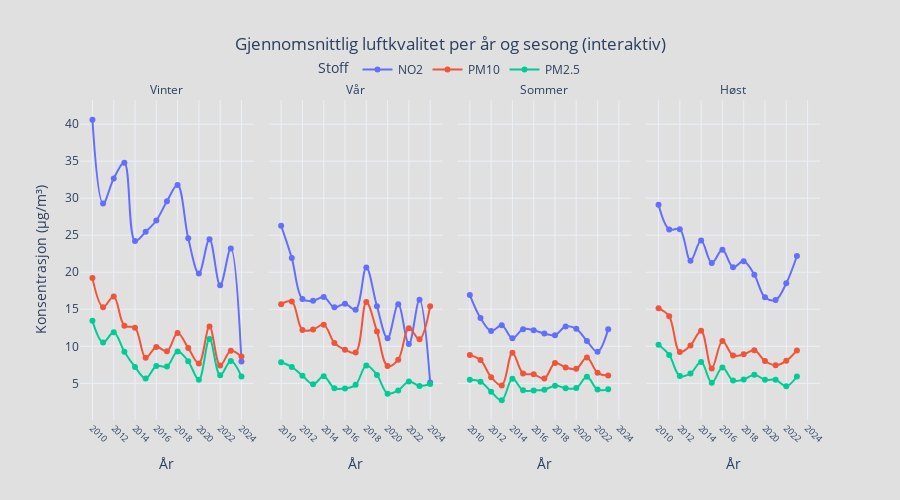

Here is the notebook cell this chart was saved with:
### Markdown cell above
#### **Figur 7: Årlig Utvikling i Luftkvalitet per Sesong (Interaktiv)**

Denne figuren viser en interaktiv tidsserie av gjennomsnittlig luftkvaliteten fra 2010 til 2024, delt opp i fire paneler – ett for hver sesong. Den viser gjennomsnittlig nivå av NO₂, PM10 og PM2.5 hvert år. Dette gir en detaljert oversikt over hvordan luftforurensningen har utviklet seg år for år, sesong for sesong.

**Figurens formål:**
* Følge utviklingen av de tre forurensningskomponentene over tid.
* Sammenligne trendene i de ulike sesongene.
* Se hvordan nivåene av NO₂, PM10 og PM2.5 henger sammen innen hver sesong over årene.


- **Lesbarhet:** Brukeren kan enkelt navigere og hente ut detaljer fra ulike perioder.
- **Estetikk:** Interaktiv layout og fargebruk gir oversikt og dybde.
- **Formidling:** Fremhever tydelige sesongvariasjoner og gir god støtte til analysen av typiske og ekstreme verdier.

### Code cell
from data_visualizations.nilu_visualization.interactive_seasonal import plot_seasonal_air_quality
plot_seasonal_air_quality("../data/clean/cleaned_data_nilu.json")

### Figure 1 — Plotly figure (JSON) as saved in the notebook; plotly's stock layout.template omitted (floating-point values rounded to 4 significant figures)
{"data": [{"hovertemplate": "Pollutant=NO2<br>season=Vinter<br>År=%{x}<br>Konsentrasjon (µg/m³)=%{y}<extra></extra>", "legendgroup": "NO2", "line": {"color": "#636efa", "dash": "solid", "shape": "spline"}, "marker": {"symbol": "circle"}, "mode": "lines+markers", "name": "NO2", "orientation": "v", "showlegend": true, "type": "scatter", "x": [2010.0, 2011.0, 2012.0, 2013.0, 2014.0, 2015.0, 2016.0, 2017.0, 2018.0, 2019.0, 2020.0, 2021.0, 2022.0, 2023.0, 2024.0], "xaxis": "x", "y": [40.6, 29.28, 32.68, 34.79, 24.21, 25.46, 26.99, 29.59, 31.79, 24.58, 19.83, 24.47, 18.24, 23.22, 7.938], "yaxis": "y"}, {"hovertemplate": "Pollutant=PM10<br>season=Vinter<br>År=%{x}<br>Konsentrasjon (µg/m³)=%{y}<extra></extra>", "legendgroup": "PM10", "line": {"color": "#EF553B", "dash": "solid", "shape": "spline"}, "marker": {"symbol": "circle"}, "mode": "lines+markers", "name": "PM10", "orientation": "v", "showlegend": true, "type": "scatter", "x": [2010.0, 2011.0, 2012.0, 2013.0, 2014.0, 2015.0, 2016.0, 2017.0, 2018.0, 2019.0, 2020.0, 2021.0, 2022.0, 2023.0, 2024.0], "xaxis": "x", "y": [19.21, 15.29, 16.74, 12.78, 12.52, 8.448, 9.921, 9.328, 11.81, 9.789, 7.681, 12.68, 7.396, 9.4, 8.619], "yaxis": "y"}, {"hovertemplate": "Pollutant=PM2.5<br>season=Vinter<br>År=%{x}<br>Konsentrasjon (µg/m³)=%{y}<extra></extra>", "legendgroup": "PM2.5", "line": {"color": "#00cc96", "dash": "solid", "shape": "spline"}, "marker": {"symbol": "circle"}, "mode": "lines+markers", "name": "PM2.5", "orientation": "v", "showlegend": true, "type": "scatter", "x": [2010.0, 2011.0, 2012.0, 2013.0, 2014.0, 2015.0, 2016.0, 2017.0, 2018.0, 2019.0, 2020.0, 2021.0, 2022.0, 2023.0, 2024.0], "xaxis": "x", "y": [13.44, 10.52, 11.9, 9.274, 7.213, 5.66, 7.343, 7.288, 9.308, 7.982, 5.476, 10.99, 6.09, 8.005, 5.925], "yaxis": "y"}, {"hovertemplate": "Pollutant=NO2<br>season=Vår<br>År=%{x}<br>Konsentrasjon (µg/m³)=%{y}<extra></extra>", "legendgroup": "NO2", "line": {"color": "#636efa", "dash": "solid", "shape": "spline"}, "marker": {"symbol": "circle"}, "mode": "lines+markers", "name": "NO2", "orientation": "v", "showlegend": false, "type": "scatter", "x": [2010.0, 2011.0, 2012.0, 2013.0, 2014.0, 2015.0, 2016.0, 2017.0, 2018.0, 2019.0, 2020.0, 2021.0, 2022.0, 2023.0, 2024.0], "xaxis": "x2", "y": [26.28, 21.91, 16.38, 16.15, 16.65, 15.26, 15.76, 14.95, 20.66, 15.41, 11.07, 15.67, 10.3, 16.28, 5.11], "yaxis": "y2"}, {"hovertemplate": "Pollutant=PM10<br>season=Vår<br>År=%{x}<br>Konsentrasjon (µg/m³)=%{y}<extra></extra>", "legendgroup": "PM10", "line": {"color": "#EF553B", "dash": "solid", "shape": "spline"}, "marker": {"symbol": "circle"}, "mode": "lines+markers", "name": "PM10", "orientation": "v", "showlegend": false, "type": "scatter", "x": [2010.0, 2011.0, 2012.0, 2013.0, 2014.0, 2015.0, 2016.0, 2017.0, 2018.0, 2019.0, 2020.0, 2021.0, 2022.0, 2023.0, 2024.0], "xaxis": "x2", "y": [15.68, 16.06, 12.22, 12.26, 12.92, 10.46, 9.528, 9.157, 15.99, 12.02, 7.34, 8.202, 12.45, 10.96, 15.41], "yaxis": "y2"}, {"hovertemplate": "Pollutant=PM2.5<br>season=Vår<br>År=%{x}<br>Konsentrasjon (µg/m³)=%{y}<extra></extra>", "legendgroup": "PM2.5", "line": {"color": "#00cc96", "dash": "solid", "shape": "spline"}, "marker": {"symbol": "circle"}, "mode": "lines+markers", "name": "PM2.5", "orientation": "v", "showlegend": false, "type": "scatter", "x": [2010.0, 2011.0, 2012.0, 2013.0, 2014.0, 2015.0, 2016.0, 2017.0, 2018.0, 2019.0, 2020.0, 2021.0, 2022.0, 2023.0, 2024.0], "xaxis": "x2", "y": [7.849, 7.205, 6.042, 4.863, 5.957, 4.341, 4.311, 4.793, 7.418, 6.14, 3.611, 4.047, 5.257, 4.651, 4.905], "yaxis": "y2"}, {"hovertemplate": "Pollutant=NO2<br>season=Sommer<br>År=%{x}<br>Konsentrasjon (µg/m³)=%{y}<extra></extra>", "legendgroup": "NO2", "line": {"color": "#636efa", "dash": "solid", "shape": "spline"}, "marker": {"symbol": "circle"}, "mode": "lines+markers", "name": "NO2", "orientation": "v", "showlegend": false, "type": "scatter", "x": [2010.0, 2011.0, 2012.0, 2013.0, 2014.0, 2015.0, 2016.0, 2017.0, 2018.0, 2019.0, 2020.0, 2021.0, 2022.0, 2023.0], "xaxis": "x3", "y": [16.93, 13.83, 12.07, 12.83, 11.08, 12.32, 12.17, 11.71, 11.51, 12.68, 12.36, 10.72, 9.263, 12.32], "yaxis": "y3"}, {"hovertemplate": "Pollutant=PM10<br>season=Sommer<br>År=%{x}<br>Konsentrasjon (µg/m³)=%{y}<extra></extra>", "legendgroup": "PM10", "line": {"color": "#EF553B", "dash": "solid", "shape": "spline"}, "marker": {"symbol": "circle"}, "mode": "lines+markers", "name": "PM10", "orientation": "v", "showlegend": false, "type": "scatter", "x": [2010.0, 2011.0, 2012.0, 2013.0, 2014.0, 2015.0, 2016.0, 2017.0, 2018.0, 2019.0, 2020.0, 2021.0, 2022.0, 2023.0], "xaxis": "x3", "y": [8.82, 8.136, 5.829, 4.713, 9.14, 6.339, 6.212, 5.653, 7.748, 7.139, 6.956, 8.49, 6.414, 6.052], "yaxis": "y3"}, {"hovertemplate": "Pollutant=PM2.5<br>season=Sommer<br>År=%{x}<br>Konsentrasjon (µg/m³)=%{y}<extra></extra>", "legendgroup": "PM2.5", "line": {"color": "#00cc96", "dash": "solid", "shape": "spline"}, "marker": {"symbol": "circle"}, "mode": "lines+markers", "name": "PM2.5", "orientation": "v", "showlegend": false, "type": "scatter", "x": [2010.0, 2011.0, 2012.0, 2013.0, 2014.0, 2015.0, 2016.0, 2017.0, 2018.0, 2019.0, 2020.0, 2021.0, 2022.0, 2023.0], "xaxis": "x3", "y": [5.478, 5.226, 3.877, 2.716, 5.617, 4.051, 4.049, 4.137, 4.69, 4.344, 4.356, 5.891, 4.161, 4.186], "yaxis": "y3"}, {"hovertemplate": "Pollutant=NO2<br>season=Høst<br>År=%{x}<br>Konsentrasjon (µg/m³)=%{y}<extra></extra>", "legendgroup": "NO2", "line": {"color": "#636efa", "dash": "solid", "shape": "spline"}, "marker": {"symbol": "circle"}, "mode": "lines+markers", "name": "NO2", "orientation": "v", "showlegend": false, "type": "scatter", "x": [2010.0, 2011.0, 2012.0, 2013.0, 2014.0, 2015.0, 2016.0, 2017.0, 2018.0, 2019.0, 2020.0, 2021.0, 2022.0, 2023.0], "xaxis": "x4", "y": [29.12, 25.79, 25.81, 21.55, 24.28, 21.25, 23.02, 20.68, 21.48, 19.67, 16.62, 16.25, 18.51, 22.19], "yaxis": "y4"}, {"hovertemplate": "Pollutant=PM10<br>season=Høst<br>År=%{x}<br>Konsentrasjon (µg/m³)=%{y}<extra></extra>", "legendgroup": "PM10", "line": {"color": "#EF553B", "dash": "solid", "shape": "spline"}, "marker": {"symbol": "circle"}, "mode": "lines+markers", "name": "PM10", "orientation": "v", "showlegend": false, "type": "scatter", "x": [2010.0, 2011.0, 2012.0, 2013.0, 2014.0, 2015.0, 2016.0, 2017.0, 2018.0, 2019.0, 2020.0, 2021.0, 2022.0, 2023.0], "xaxis": "x4", "y": [15.16, 14.04, 9.228, 10.12, 12.11, 6.995, 10.72, 8.752, 8.92, 9.465, 8.014, 7.446, 8.041, 9.444], "yaxis": "y4"}, {"hovertemplate": "Pollutant=PM2.5<br>season=Høst<br>År=%{x}<br>Konsentrasjon (µg/m³)=%{y}<extra></extra>", "legendgroup": "PM2.5", "line": {"color": "#00cc96", "dash": "solid", "shape": "spline"}, "marker": {"symbol": "circle"}, "mode": "lines+markers", "name": "PM2.5", "orientation": "v", "showlegend": false, "type": "scatter", "x": [2010.0, 2011.0, 2012.0, 2013.0, 2014.0, 2015.0, 2016.0, 2017.0, 2018.0, 2019.0, 2020.0, 2021.0, 2022.0, 2023.0], "xaxis": "x4", "y": [10.22, 8.84, 5.994, 6.338, 7.869, 5.092, 7.131, 5.392, 5.507, 6.175, 5.476, 5.476, 4.605, 5.926], "yaxis": "y4"}], "layout": {"annotations": [{"font": {}, "showarrow": false, "text": "Vinter", "x": 0.1175, "xanchor": "center", "xref": "paper", "y": 1, "yanchor": "bottom", "yref": "paper"}, {"font": {}, "showarrow": false, "text": "Vår", "x": 0.3725, "xanchor": "center", "xref": "paper", "y": 1, "yanchor": "bottom", "yref": "paper"}, {"font": {}, "showarrow": false, "text": "Sommer", "x": 0.6275, "xanchor": "center", "xref": "paper", "y": 1, "yanchor": "bottom", "yref": "paper"}, {"font": {}, "showarrow": false, "text": "Høst", "x": 0.8825, "xanchor": "center", "xref": "paper", "y": 1, "yanchor": "bottom", "yref": "paper"}], "height": 500, "hovermode": "x unified", "legend": {"orientation": "h", "title": {"text": "Stoff"}, "tracegroupgap": 0, "x": 0.5, "xanchor": "center", "y": 1.05, "yanchor": "bottom"}, "paper_bgcolor": "#e0e0e0", "plot_bgcolor": "#e0e0e0", "title": {"text": "Gjennomsnittlig luftkvalitet per år og sesong (interaktiv)", "x": 0.5}, "xaxis": {"anchor": "y", "domain": [0, 0.235], "tickangle": 45, "tickfont": {"size": 9}, "tickmode": "array", "tickvals": [2010, 2012, 2014, 2016, 2018, 2020, 2022, 2024], "title": {"text": "År"}}, "xaxis2": {"anchor": "y2", "domain": [0.255, 0.49], "matches": "x", "tickangle": 45, "tickfont": {"size": 9}, "tickmode": "array", "tickvals": [2010, 2012, 2014, 2016, 2018, 2020, 2022, 2024], "title": {"text": "År"}}, "xaxis3": {"anchor": "y3", "domain": [0.51, 0.745], "matches": "x", "tickangle": 45, "tickfont": {"size": 9}, "tickmode": "array", "tickvals": [2010, 2012, 2014, 2016, 2018, 2020, 2022, 2024], "title": {"text": "År"}}, "xaxis4": {"anchor": "y4", "domain": [0.765, 1.0], "matches": "x", "tickangle": 45, "tickfont": {"size": 9}, "tickmode": "array", "tickvals": [2010, 2012, 2014, 2016, 2018, 2020, 2022, 2024], "title": {"text": "År"}}, "yaxis": {"anchor": "x", "domain": [0, 1], "title": {"text": "Konsentrasjon (µg/m³)"}}, "yaxis2": {"anchor": "x2", "domain": [0, 1], "matches": "y", "showticklabels": false}, "yaxis3": {"anchor": "x3", "domain": [0, 1], "matches": "y", "showticklabels": false}, "yaxis4": {"anchor": "x4", "domain": [0, 1], "matches": "y", "showticklabels": false}}}
